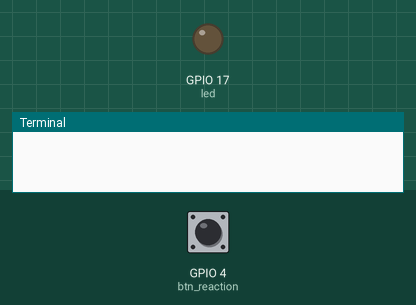
The program below on a simulated Raspberry Pi (BCM pin numbers). Parts: output pins drawn as LEDs (lit = HIGH), the last lines printed to the terminal. Inputs (shaded band) come from the test bench; at power-on: GPIO 4 (btn_reaction) HIGH. Random numbers come from a fixed seed; the clock reads 2024-03-15 10:24:30 at power-on unless the program sets it.

Above: at 1.2 s.
1.3 s: GPIO 4 (btn_reaction) pulled LOW for 3.2 s
At 13.5 s:
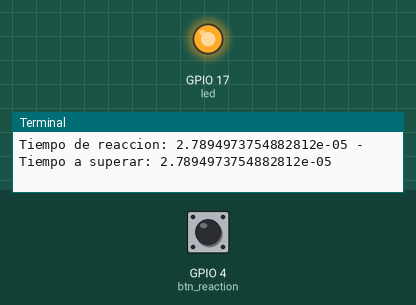
Timing chart, 0 to 14.5 s (numbered marks = the images above; inputs shaded):
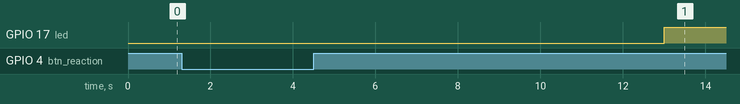

The program:

reaction_game2.py
```python
from gpiozero import Button, LED
from time import time, sleep
from random import randint

# Variables
best_time = 1000

# I/O conections
led = LED(17)
btn_reaction = Button(4)
btn_reset = Button(3)

def reset():
    global best_time
    print("Reiniciando juego")
    best_time = 1000

btn_reset.when_pressed = reset

#  test your wiring
while True:
    sleep(randint(1,10))
    led.on()
    start = time()
    btn_reaction.wait_for_press()
    led.off()
    end = time()
    reaction_time = end - start
    if end - start < best_time:
        best_time = reaction_time
    print(f"Tiempo de reaccion: {reaction_time} - Tiempo a superar: {best_time}")
```
